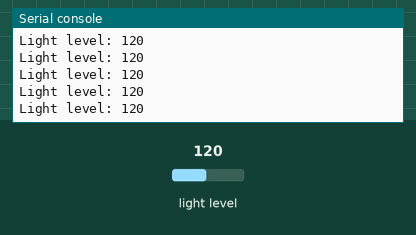
A program run on a simulated BBC micro:bit running MicroPython. Shown: the last lines printed to the serial console. Inputs (shaded band) come from the test bench; at power-on: light level 120.

Above: at 1.2 s.
1.3 s: light level set to 5
At 1.31 s:
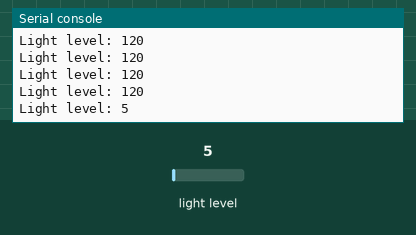
2.8 s: light level set to 64
At 2.82 s:
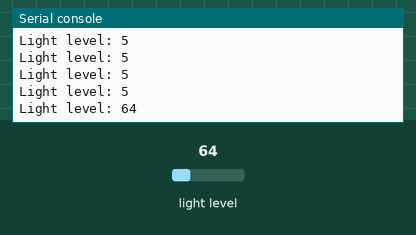
Timing chart, 0 to 5.8 s (numbered marks = the images above; inputs shaded):
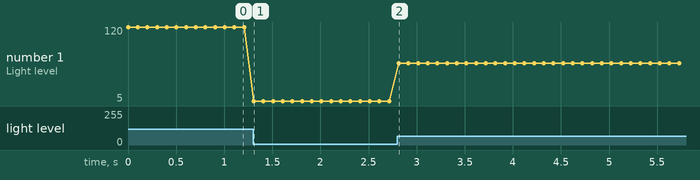

Measured:
- after the input at 1.3 s, the serial console: prints a new line at once (image 1)
- after the input at 2.8 s, the serial console: prints a new line at once (image 2)
- plotted number 1: 120 → 5 after the input at 1.3 s, 5 → 64 after the input at 2.8 s

The program:

light-serial.py
```python
# Imports go at the top
from microbit import *

# Code in a 'while True:' loop repeats forever
while True:
    # Print the light level
    print('Light level:', display.read_light_level())
    sleep(100) # Wait for 100ms (0.1 seconds)
```
